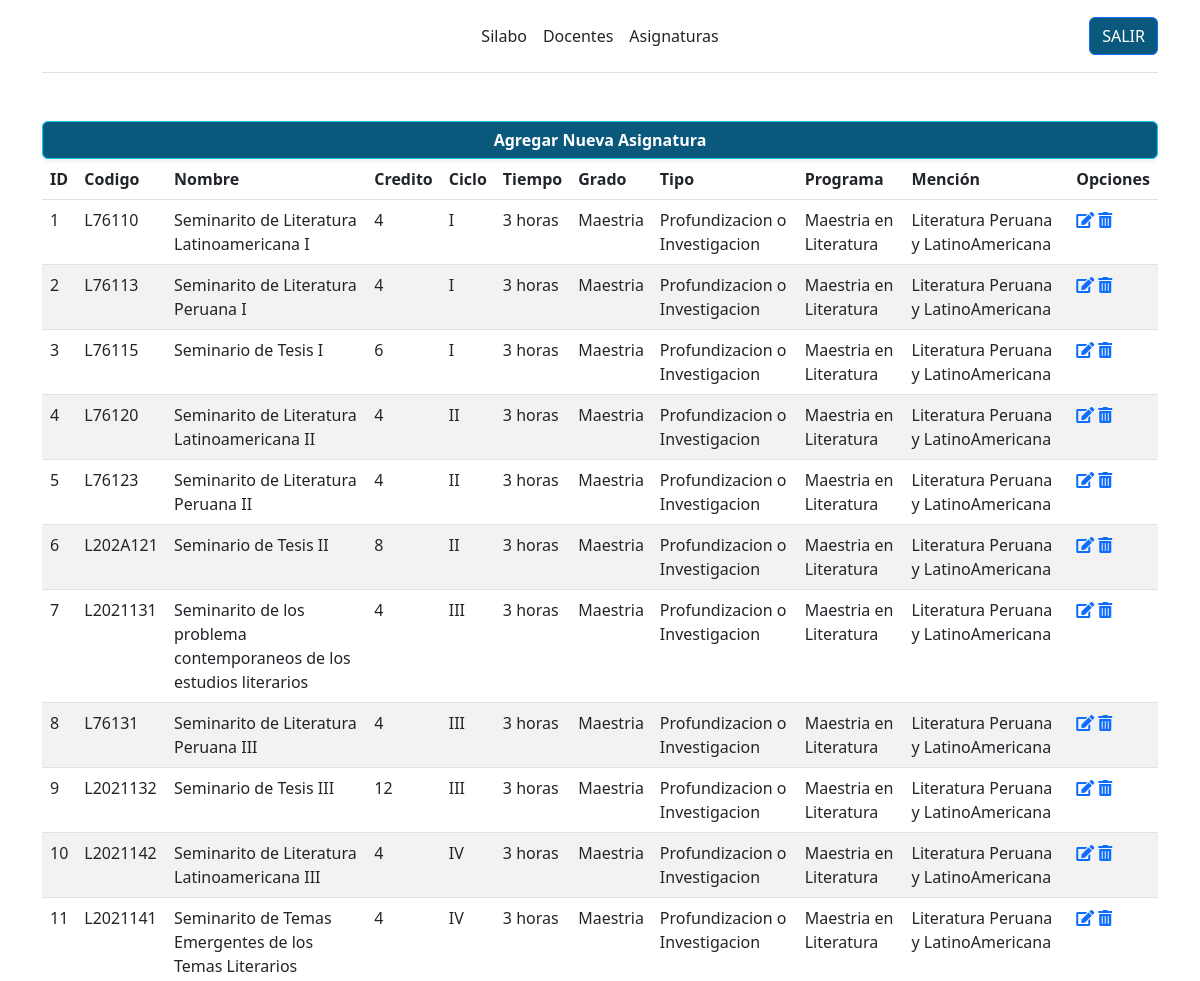
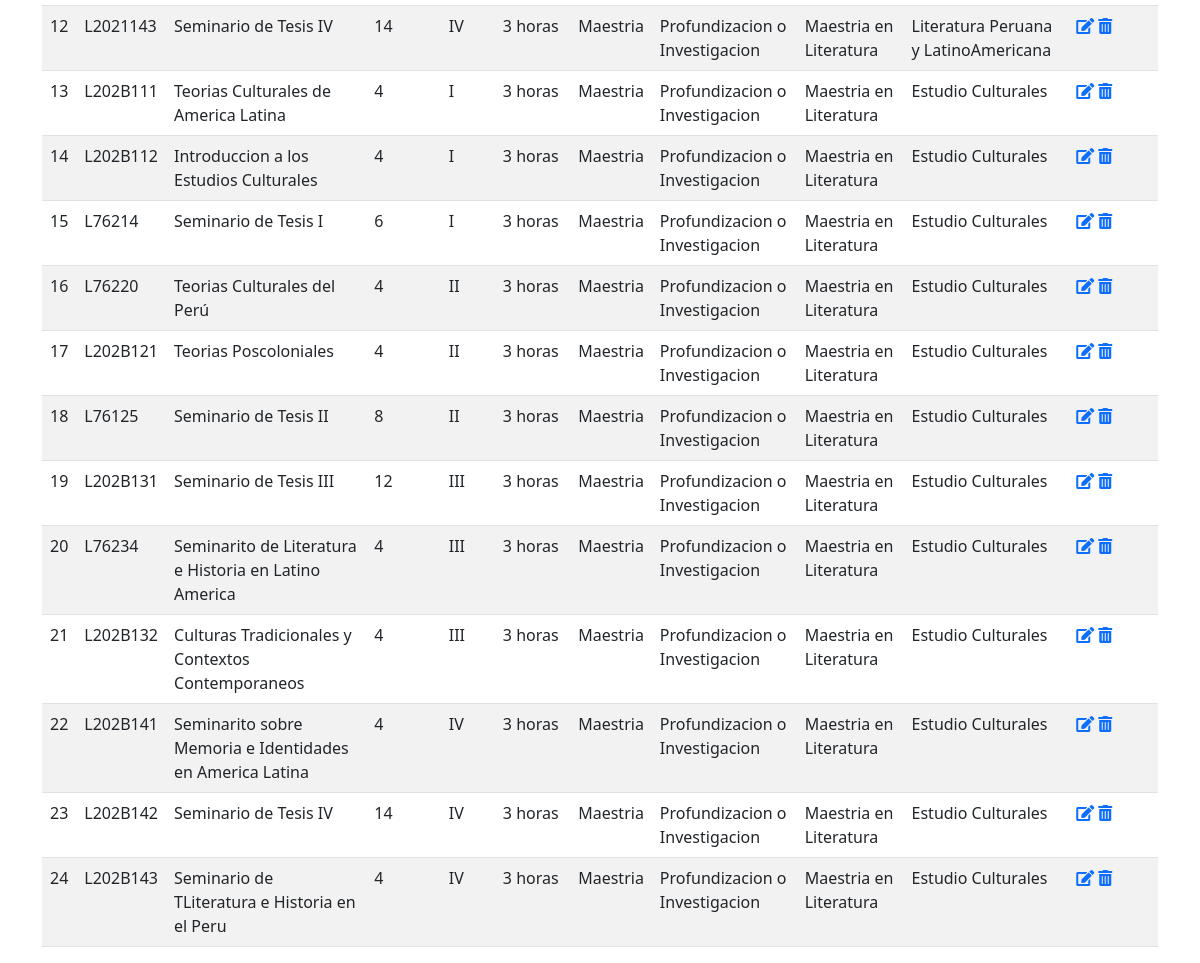
The page /asignatura.php on the database its author committed (2 pictures, top to bottom).
### tables this page shows
CREATE TABLE Asignatura(
	IdAsignatura MEDIUMINT NOT NULL AUTO_INCREMENT,
    Codigo VARCHAR(10) NOT NULL,
	Nombre VARCHAR(100) NOT NULL,
	Credito	VARCHAR(2) NOT NULL,
    Ciclo VARCHAR(5) NOT NULL,
	Tiempo VARCHAR(10) NOT NULL,
    IdFacultad MEDIUMINT NOT NULL,
    Grado VARCHAR(10) NOT NULL,
	Tipo VARCHAR(60) NOT NULL,
    Programa VARCHAR(50) NOT NULL,
    Mencion VARCHAR(50) NOT NULL,
    PRIMARY KEY(IdAsignatura),
    FOREIGN KEY (IdFacultad) REFERENCES Facultad(IdFacultad)
);

### Consultas/asignatura_consultar.php (called while the page is built, shortened)
<?php
include 'connection.php';
$sql_consulta_asignatura = "SELECT IdAsignatura,Codigo,Nombre,Credito,Ciclo,Tiempo,Grado,Tipo,Programa,Mencion FROM Asignatura";
$resultado_sql_consulta_asignatura = mysqli_query($conexion, $sql_consulta_asignatura);
?>

### asignatura.php (the view, shortened to what this page needs)
<!DOCTYPE html>
<html lang="en">
<head>
    <link
      href="https://cdn.jsdelivr.net/npm/bootstrap@5.2.0/dist/css/bootstrap.min.css"
      rel="stylesheet"
    />
    <link rel="stylesheet" href="https://cdnjs.cloudflare.com/ajax/libs/twitter-bootstrap/5.2.0/css/bootstrap.min.css">
    <link rel="stylesheet" href="https://cdn.datatables.net/1.13.4/css/dataTables.bootstrap5.min.css">
    <link rel="stylesheet" href="https://cdnjs.cloudflare.com/ajax/libs/font-awesome/5.15.3/css/all.min.css">
</head>
<body>
  <div class="container">
      <header class="d-flex flex-wrap align-items-center justify-content-center justify-content-md-between py-3 mb-4 border-bottom">
        <a href="/" class="d-flex align-items-center col-md-3 mb-2 mb-md-0 text-dark text-decoration-none">
          <svg class="bi me-2" width="40" height="32" role="img" aria-label="Bootstrap"><use xlink:href="#bootstrap"/></svg>
        </a>
        <ul class="nav col-12 col-md-auto mb-2 justify-content-center mb-md-0">
          <li><a href="silabo.php" class="nav-link px-2 link-dark">Silabo</a></li>
          <li><a href="docente.php" class="nav-link px-2 link-dark">Docentes</a></li>
          <li><a href="asignatura.php" class="nav-link px-2 link-dark">Asignaturas</a></li>
        </ul>
        <div class="col-md-3 text-end">
          <a href="index.php">
            <button type="button" class="btn btn-primary" style="background-color: #0a587c">SALIR</button>
          </a>
        </div>
      </header>
  </div>
  <div class="container">
    <a href="asignatura.html">
      <input type="submit" value="Agregar Nueva Asignatura" class="btn btn-info text-white w-100 mt-4 fw-semibold shadow-sm" style="background-color: #0a587c"/>
    </a>
  </div>
  <div class="container-sm table-responsive">
    <table id="example" class="table table-striped" style="width:100%">
      <thead>
        <tr>
          <th>ID</th>
          <th>Codigo</th>
          <th>Nombre</th>
          <th>Credito</th>
          <th>Ciclo</th>
          <th>Tiempo</th>
          <th>Grado</th>
          <th>Tipo</th>
          <th>Programa</th>
          <th>Mención</th>
          <th>Opciones</th>
        </tr>
      </thead>
      <tbody>
        <tr>
          <?php include 'Consultas/asignatura_consultar.php';?>
          <?php while ($f_asignatura = mysqli_fetch_assoc($resultado_sql_consulta_asignatura)) { ?>
            <tr>
                <td><?php echo $f_asignatura['IdAsignatura']; ?></td>
                <td><?php echo $f_asignatura['Codigo']; ?></td>
                <td><?php echo $f_asignatura['Nombre']; ?></td>
                <td><?php echo $f_asignatura['Credito']; ?></td>
                <td><?php echo $f_asignatura['Ciclo']; ?></td>
                <td><?php echo $f_asignatura['Tiempo']; ?></td>
                <td><?php echo $f_asignatura['Grado']; ?></td>
                <td><?php echo $f_asignatura['Tipo']; ?></td>
                <td><?php echo $f_asignatura['Programa']; ?></td>
                <td><?php echo $f_asignatura['Mencion']; ?></td>
                <td>
                  <a href="Consultas/asignatura_editar.php?id=<?php echo $f_asignatura['IdAsignatura']; ?>"><i class="fas fa-edit"></i></a>
                  <a href="Consultas/asignatura_eliminar.php?id=<?php echo $f_asignatura['IdAsignatura']; ?>"><i class="fas fa-trash-alt"></i></a>
                </td>
            </tr>
          <?php } ?>
      </tr>
      </tbody>
    </table>
  </div>
</body>
</html>

### rows shown on the page
asignatura: IdAsignatura "1", Codigo "L76110", Nombre "Seminarito de Literatura Latinoamericana I", Credito "4", Ciclo "I", Tiempo "3 horas", Grado "Maestria", Tipo "Profundizacion o Investigacion", Programa "Maestria en Literatura", Mencion "Literatura Peruana y LatinoAmericana"
asignatura: IdAsignatura "2", Codigo "L76113", Nombre "Seminarito de Literatura Peruana I", Credito "4", Ciclo "I", Tiempo "3 horas", Grado "Maestria", Tipo "Profundizacion o Investigacion", Programa "Maestria en Literatura", Mencion "Literatura Peruana y LatinoAmericana"
asignatura: IdAsignatura "3", Codigo "L76115", Nombre "Seminario de Tesis I", Credito "6", Ciclo "I", Tiempo "3 horas", Grado "Maestria", Tipo "Profundizacion o Investigacion", Programa "Maestria en Literatura", Mencion "Literatura Peruana y LatinoAmericana"
asignatura: IdAsignatura "4", Codigo "L76120", Nombre "Seminarito de Literatura Latinoamericana II", Credito "4", Ciclo "II", Tiempo "3 horas", Grado "Maestria", Tipo "Profundizacion o Investigacion", Programa "Maestria en Literatura", Mencion "Literatura Peruana y LatinoAmericana"
asignatura: IdAsignatura "5", Codigo "L76123", Nombre "Seminarito de Literatura Peruana II", Credito "4", Ciclo "II", Tiempo "3 horas", Grado "Maestria", Tipo "Profundizacion o Investigacion", Programa "Maestria en Literatura", Mencion "Literatura Peruana y LatinoAmericana"
asignatura: IdAsignatura "6", Codigo "L202A121", Nombre "Seminario de Tesis II", Credito "8", Ciclo "II", Tiempo "3 horas", Grado "Maestria", Tipo "Profundizacion o Investigacion", Programa "Maestria en Literatura", Mencion "Literatura Peruana y LatinoAmericana"
asignatura: IdAsignatura "7", Codigo "L2021131", Nombre "Seminarito de los problema contemporaneos de los estudios literarios", Credito "4", Ciclo "III", Tiempo "3 horas", Grado "Maestria", Tipo "Profundizacion o Investigacion", Programa "Maestria en Literatura", Mencion "Literatura Peruana y LatinoAmericana"
asignatura: IdAsignatura "8", Codigo "L76131", Nombre "Seminarito de Literatura Peruana III", Credito "4", Ciclo "III", Tiempo "3 horas", Grado "Maestria", Tipo "Profundizacion o Investigacion", Programa "Maestria en Literatura", Mencion "Literatura Peruana y LatinoAmericana"
asignatura: IdAsignatura "9", Codigo "L2021132", Nombre "Seminario de Tesis III", Credito "12", Ciclo "III", Tiempo "3 horas", Grado "Maestria", Tipo "Profundizacion o Investigacion", Programa "Maestria en Literatura", Mencion "Literatura Peruana y LatinoAmericana"
asignatura: IdAsignatura "10", Codigo "L2021142", Nombre "Seminarito de Literatura Latinoamericana III", Credito "4", Ciclo "IV", Tiempo "3 horas", Grado "Maestria", Tipo "Profundizacion o Investigacion", Programa "Maestria en Literatura", Mencion "Literatura Peruana y LatinoAmericana"
asignatura: IdAsignatura "11", Codigo "L2021141", Nombre "Seminarito de Temas Emergentes de los Temas Literarios", Credito "4", Ciclo "IV", Tiempo "3 horas", Grado "Maestria", Tipo "Profundizacion o Investigacion", Programa "Maestria en Literatura", Mencion "Literatura Peruana y LatinoAmericana"
asignatura: IdAsignatura "12", Codigo "L2021143", Nombre "Seminario de Tesis IV", Credito "14", Ciclo "IV", Tiempo "3 horas", Grado "Maestria", Tipo "Profundizacion o Investigacion", Programa "Maestria en Literatura", Mencion "Literatura Peruana y LatinoAmericana"
asignatura: IdAsignatura "13", Codigo "L202B111", Nombre "Teorias Culturales de America Latina", Credito "4", Ciclo "I", Tiempo "3 horas", Grado "Maestria", Tipo "Profundizacion o Investigacion", Programa "Maestria en Literatura", Mencion "Estudio Culturales"
asignatura: IdAsignatura "14", Codigo "L202B112", Nombre "Introduccion a los Estudios Culturales", Credito "4", Ciclo "I", Tiempo "3 horas", Grado "Maestria", Tipo "Profundizacion o Investigacion", Programa "Maestria en Literatura", Mencion "Estudio Culturales"
asignatura: IdAsignatura "15", Codigo "L76214", Nombre "Seminario de Tesis I", Credito "6", Ciclo "I", Tiempo "3 horas", Grado "Maestria", Tipo "Profundizacion o Investigacion", Programa "Maestria en Literatura", Mencion "Estudio Culturales"
asignatura: IdAsignatura "16", Codigo "L76220", Nombre "Teorias Culturales del Perú", Credito "4", Ciclo "II", Tiempo "3 horas", Grado "Maestria", Tipo "Profundizacion o Investigacion", Programa "Maestria en Literatura", Mencion "Estudio Culturales"
asignatura: IdAsignatura "17", Codigo "L202B121", Nombre "Teorias Poscoloniales", Credito "4", Ciclo "II", Tiempo "3 horas", Grado "Maestria", Tipo "Profundizacion o Investigacion", Programa "Maestria en Literatura", Mencion "Estudio Culturales"
asignatura: IdAsignatura "18", Codigo "L76125", Nombre "Seminario de Tesis II", Credito "8", Ciclo "II", Tiempo "3 horas", Grado "Maestria", Tipo "Profundizacion o Investigacion", Programa "Maestria en Literatura", Mencion "Estudio Culturales"
asignatura: IdAsignatura "19", Codigo "L202B131", Nombre "Seminario de Tesis III", Credito "12", Ciclo "III", Tiempo "3 horas", Grado "Maestria", Tipo "Profundizacion o Investigacion", Programa "Maestria en Literatura", Mencion "Estudio Culturales"
asignatura: IdAsignatura "20", Codigo "L76234", Nombre "Seminarito de Literatura e Historia en Latino America", Credito "4", Ciclo "III", Tiempo "3 horas", Grado "Maestria", Tipo "Profundizacion o Investigacion", Programa "Maestria en Literatura", Mencion "Estudio Culturales"
asignatura: IdAsignatura "21", Codigo "L202B132", Nombre "Culturas Tradicionales y Contextos Contemporaneos", Credito "4", Ciclo "III", Tiempo "3 horas", Grado "Maestria", Tipo "Profundizacion o Investigacion", Programa "Maestria en Literatura", Mencion "Estudio Culturales"
asignatura: IdAsignatura "22", Codigo "L202B141", Nombre "Seminarito sobre Memoria e Identidades en America Latina", Credito "4", Ciclo "IV", Tiempo "3 horas", Grado "Maestria", Tipo "Profundizacion o Investigacion", Programa "Maestria en Literatura", Mencion "Estudio Culturales"
asignatura: IdAsignatura "23", Codigo "L202B142", Nombre "Seminario de Tesis IV", Credito "14", Ciclo "IV", Tiempo "3 horas", Grado "Maestria", Tipo "Profundizacion o Investigacion", Programa "Maestria en Literatura", Mencion "Estudio Culturales"
asignatura: IdAsignatura "24", Codigo "L202B143", Nombre "Seminario de TLiteratura e Historia en el Peru", Credito "4", Ciclo "IV", Tiempo "3 horas", Grado "Maestria", Tipo "Profundizacion o Investigacion", Programa "Maestria en Literatura", Mencion "Estudio Culturales"
